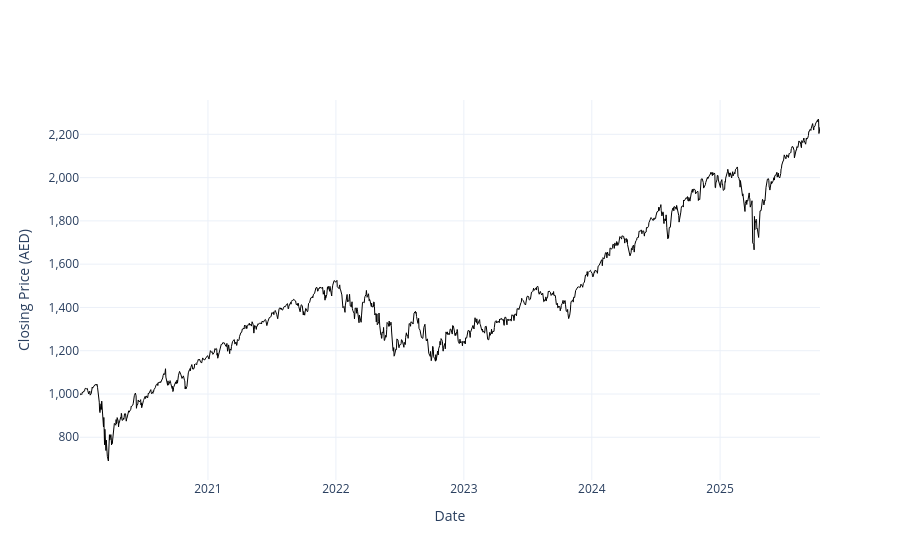

Notebook source saved alongside this figure:
### Code cell
# --- snippet: benchmark_price_chart
snp_price_chart = go.Figure()

snp_price_chart.add_trace(
    go.Scatter(
        x=snp500_hist["Date"],
        y=snp500_hist["Close"],
        mode="lines",
        line=dict(color="black", width=1),
    )
)

snp_price_chart.update_layout(
    xaxis_title="Date",
    yaxis_title=f"Closing Price ({currency})",
    template="plotly_white",
)

snp_price_chart.update_yaxes(tickformat=",")
# --- endsnippet

### Figure 1 — Plotly figure (JSON) as saved in the notebook; plotly's stock layout.template omitted (floating-point values rounded to 4 significant figures; data arrays with more than 128 entries replaced by an {"elided": "..."} marker saying what was removed)
{"data": [{"line": {"color": "black", "width": 1}, "mode": "lines", "type": "scatter", "x": {"elided": "1453 str values"}, "y": {"elided": "1453 float values"}}], "layout": {"xaxis": {"title": {"text": "Date"}}, "yaxis": {"tickformat": ",", "title": {"text": "Closing Price (AED)"}}}}
